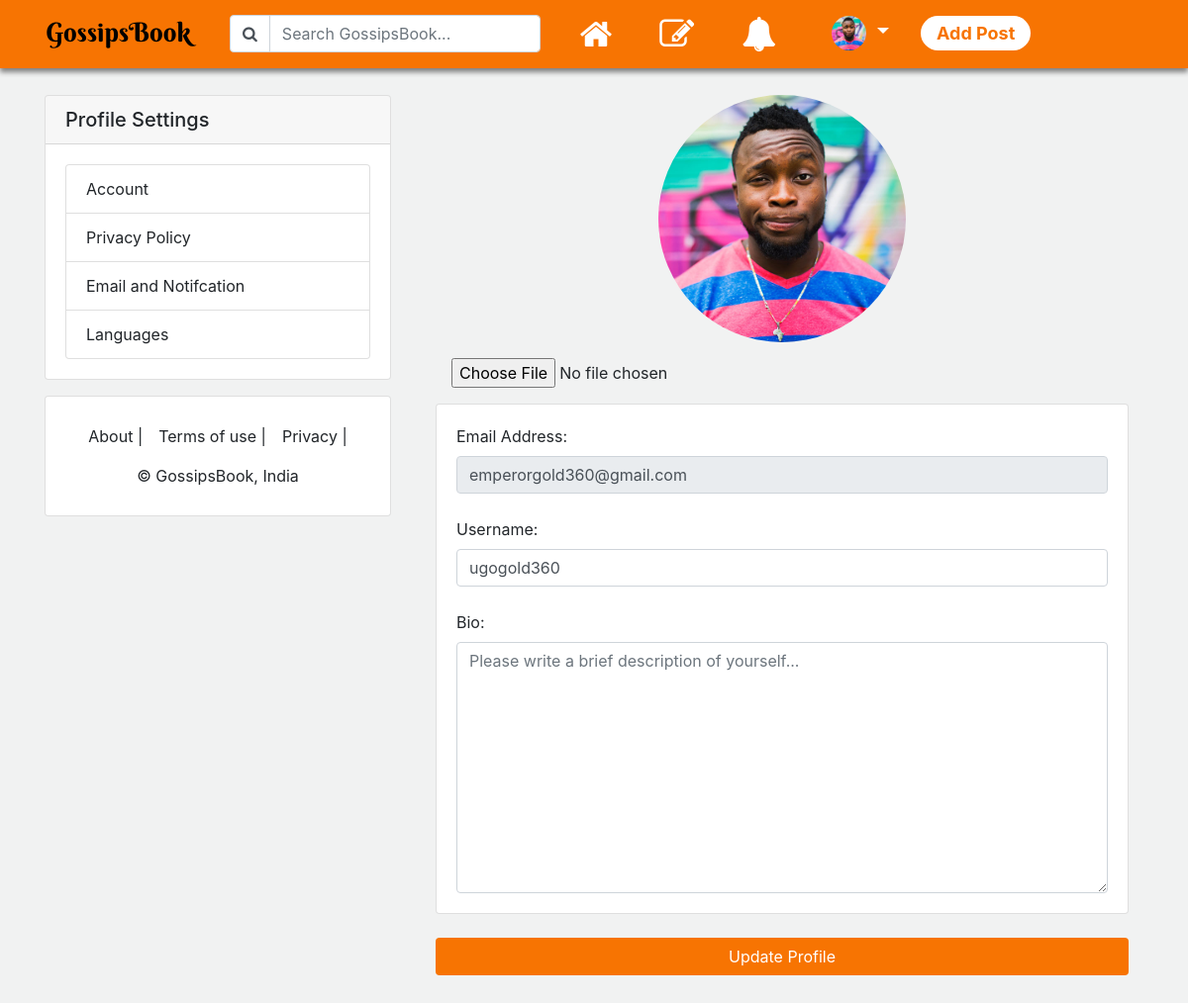
Page /users/profile (signed in) on the earlier database version.
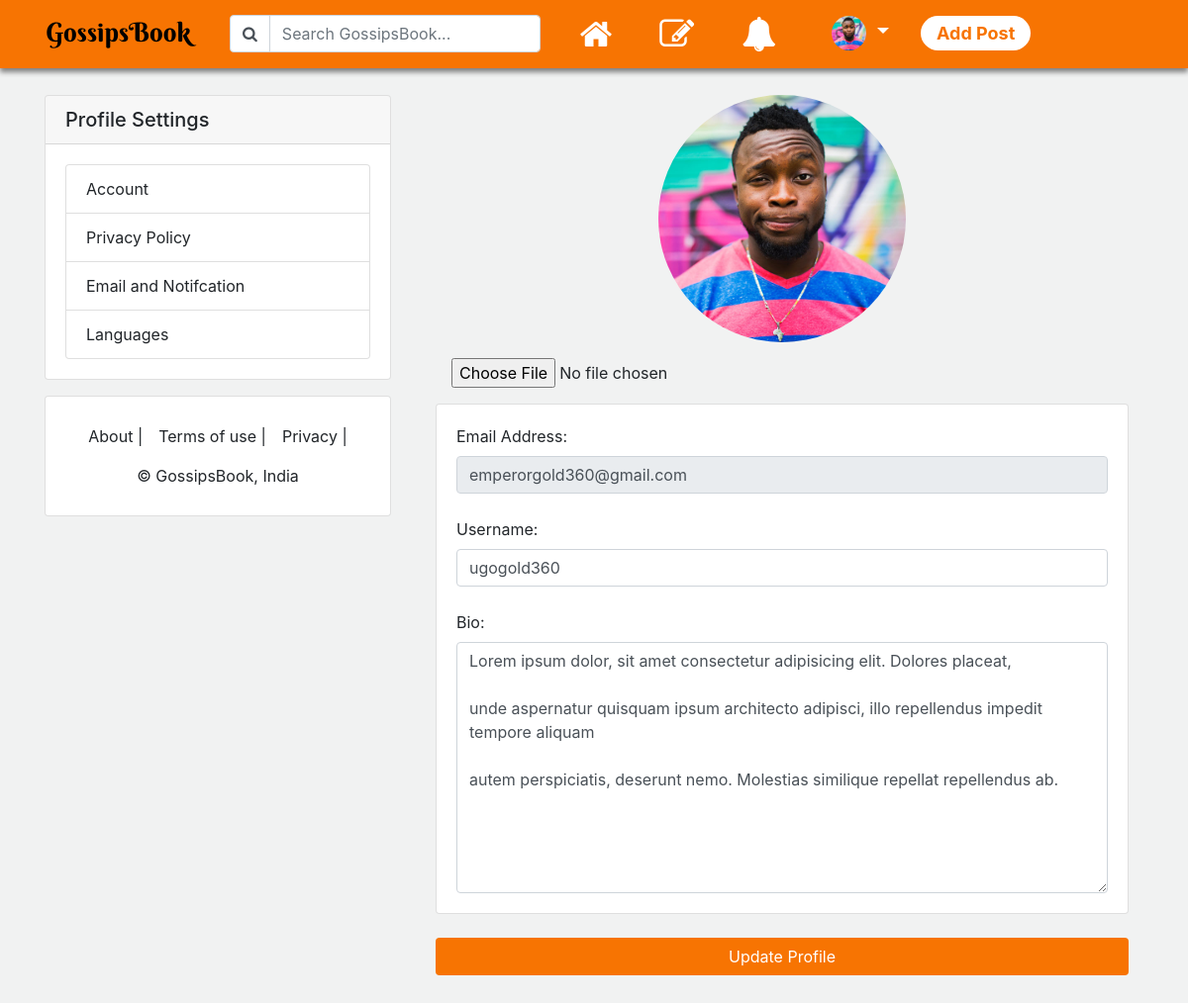
Same page on the later database version.
### users/models.py (models this page shows, shortened)
class Profile(models.Model):
    user = models.OneToOneField(User, on_delete=models.CASCADE)
    image = models.ImageField(default='default_profile_pic2.png', upload_to=upload_location, blank=True)
    bio = models.TextField(max_length=455, null=True, blank=True)
    location = models.CharField(max_length=255, null=True, blank=True)
    languages = models.CharField(max_length=255, null=True, blank=True)
    interests = models.ManyToManyField(Interests, related_name='interests', blank=True)
    followers = models.ManyToManyField(User, related_name='followers', blank=True)
    following = models.ManyToManyField(User, related_name='following', blank=True)
    date_created = models.DateTimeField(auto_now_add=True)
    date_updated = models.DateTimeField(auto_now=True)

### users/views.py (the view, shortened to what this page needs)
# urls.py: path('profile', user_profile, name='user_profile'),
@login_required()
def user_profile(request):
    email = request.user.email
    p_form = ProfileUpdateForm(instance=request.user.profile)
    u_form = UserUpdateForm(instance=request.user)
    context = {'p_form': p_form, 'u_form': u_form, 'email': email}
    return render(request, 'users/profile.html', context)

### users/forms.py
class ProfileUpdateForm(forms.ModelForm):
    class Meta:
        model = Profile
        fields = ['image', 'bio']
        widgets = {
            'bio': forms.Textarea(attrs={
                'class': 'form-control',
                'placeholder': 'Please write a brief description of yourself...',
            }),
            'image': forms.FileInput(attrs={
                'class': 'form-control-file p-3',
            })
        }

class UserUpdateForm(forms.ModelForm):
    class Meta:
        model = User
        fields = ['username', 'email']
        widgets = {
            'username': forms.TextInput(attrs={
                'class': 'form-control',
                'placeholder': 'Update Username',
            }),
            'email': forms.EmailInput(attrs={
                'class': 'form-control disabled',
                'placeholder': 'Update Email',
                'disabled': 'disabled'
            })
        }

### users/templates/users/profile.html (shortened to what this page needs)
<!doctype html>
{% load static %}
<html lang="en">
<head>
    <link rel="stylesheet" href="https://cdnjs.cloudflare.com/ajax/libs/font-awesome/4.7.0/css/font-awesome.min.css">
    <link rel="stylesheet" href="{% static 'css/bootstrap.min.css' %}">
    <link rel="stylesheet" href="{% static 'css/style.css' %}">
    <link rel="stylesheet" href="{% static 'css/custom.css' %}">
</head>
<body>
    <div class="mb-5">
          {% block navigation %}
            {% include 'navigation.html' %}
          {% endblock navigation %}
    </div>
    <div class="container">
        <div class="row">
             <div class="col-md-4 col-lg-4 col-xl-4 d-none d-md-block">
                <div class="card mt-5">
                  <h5 class="card-title card-header">Profile Settings</h5>
                  <div class="card-body">
                      <ul class="list-group">
                        <li class="list-group-item"> Account   </li>
                        <li class="list-group-item"> Privacy Policy  </li>
                        <li class="list-group-item"> Email and Notifcation     </li>
                        <li class="list-group-item"> Languages  </li>
                      </ul>
                  </div>
                </div>
                <div class="card mt-3">
                  <div class="card-body">
                      <div class="row justify-content-center">
                            <div class="p-2">About | </div>
                            <div class="p-2">Terms of use | </div>
                            <div class="p-2">Privacy | </div>
                            <div class="p-2">&copy; GossipsBook, India</div>
                      </div>
                 </div>
                </div>
              </div>
              <div class="col-sm-12 col-md-8 col-lg-8 col-xl-8">
                  <div class="mt-4">
                        <section class="container mt-5">
                            <form method="post" enctype="multipart/form-data">
                                  <div class="justify-content-center text-center">
                                        <img style="height:250px; width:250px;" src="{{user.profile.image.url}}" alt="" class="img-fluid rounded-circle">
                                        <br>
                                        <div>
                                          {{p_form.image}}
                                        </div>
                                  </div>
                                  <div class="justify-content-center">
                                        <div class="card">
                                          <div class="card-body">
                                            <div>
                                              <label>Email Address:   </label>
                                               {{u_form.email}}
                                            </div>
                                            <br>
                                            <div>
                                              <label>Username:   </label>
                                              {{u_form.username}}
                                            </div>
                                              <br>
                                            <div>
                                              <label>Bio:   </label>
                                              {{p_form.bio}}
                                            </div>
                                          </div>
                                        </div>
                                    </div>
                              <br>
                              <button class="btn btn-block" style="color:white; background-color: #F77402;">Update Profile</button>
                            </form>
                            <br><br>
                        </section>
                  </div>
              </div>
        </div>
    </div>
</body>
</html>

Differences in the rows shown:
changed Profile: bio (not shown) → "Lorem ipsum dolor, sit amet consectetur adipisicing elit. Dolores placeat, unde aspernatur quisquam ipsum architecto adipisci, illo repellendus impedit tempore aliquam autem perspiciatis, deserunt nemo. Molestias similique repellat repellendus ab."
